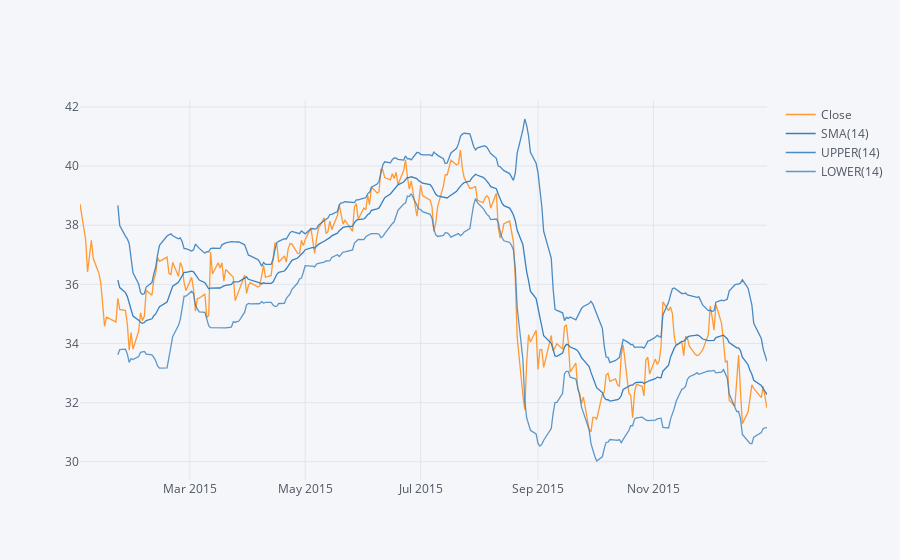

Write notebook code for a chart like this one.
### Markdown cell above
**Use of .ta_plot(study='boll') to create a Bollinger Band Plot for Bank of America for the year 2015.**

### Code cell
bank_stocks.loc["2015-01-01":"2015-12-31"]["MS"]["Close"].ta_plot(study='boll')

### Figure 1 — Plotly figure (JSON) as saved in the notebook; plotly's stock layout.template omitted (floating-point values rounded to 4 significant figures; data arrays with more than 128 entries replaced by an {"elided": "..."} marker saying what was removed)
{"data": [{"line": {"color": "rgba(255, 153, 51, 1.0)", "dash": "solid", "width": 1.3}, "mode": "lines", "name": "Close", "text": "", "type": "scatter", "x": {"elided": "252 str values"}, "y": {"elided": "252 float values"}}, {"line": {"color": "rgba(55, 128, 191, 1.0)", "dash": "solid", "width": 1.3}, "mode": "lines", "name": "SMA(14)", "text": "", "type": "scatter", "x": {"elided": "252 str values"}, "y": {"elided": "252 mixed values"}}, {"line": {"color": "rgba(55, 128, 191, 0.89999999999999991)", "dash": "solid", "width": 1.3}, "mode": "lines", "name": "UPPER(14)", "text": "", "type": "scatter", "x": {"elided": "252 str values"}, "y": {"elided": "252 mixed values"}}, {"line": {"color": "rgba(55, 128, 191, 0.79999999999999982)", "dash": "solid", "width": 1.3}, "mode": "lines", "name": "LOWER(14)", "text": "", "type": "scatter", "x": {"elided": "252 str values"}, "y": {"elided": "252 mixed values"}}], "layout": {"legend": {"bgcolor": "#F5F6F9", "font": {"color": "#4D5663"}}, "paper_bgcolor": "#F5F6F9", "plot_bgcolor": "#F5F6F9", "titlefont": {"color": "#4D5663"}, "xaxis1": {"gridcolor": "#E1E5ED", "showgrid": true, "tickfont": {"color": "#4D5663"}, "title": "", "titlefont": {"color": "#4D5663"}, "zerolinecolor": "#E1E5ED"}, "yaxis1": {"gridcolor": "#E1E5ED", "showgrid": true, "tickfont": {"color": "#4D5663"}, "title": "", "titlefont": {"color": "#4D5663"}, "zerolinecolor": "#E1E5ED"}}}
